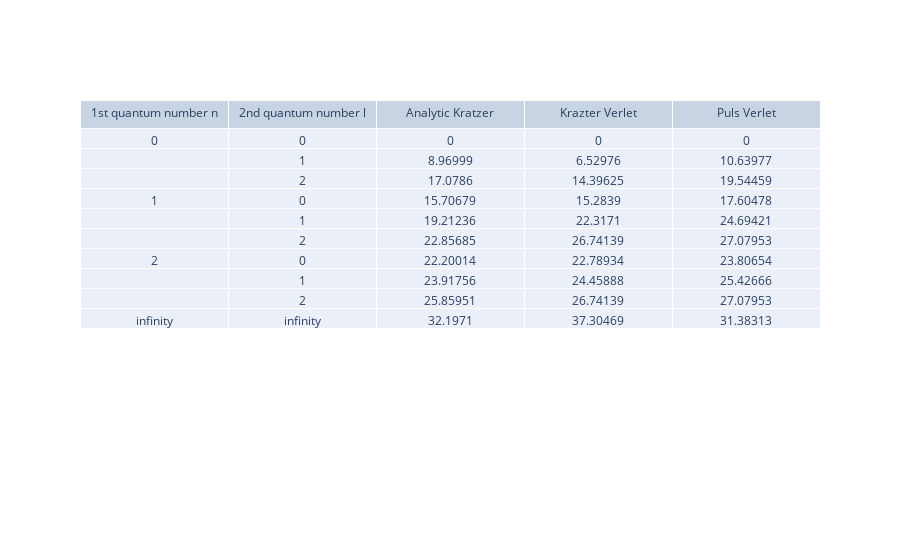

This figure's notebook cell:
### Code cell
# plot the table
import plotly.graph_objects as go
import numpy as np


fig = go.Figure(data=[go.Table(header=dict(values=['1st quantum number n', '2nd quantum number l', 'Analytic Kratzer (meV)', 'Krazter Computational (meV)', 'Puls Computational (meV)']),
                 cells=dict(values=[['0', '', '', '1', '', '', '2', '', '','infinity'],
                                    ['0', '1' ,'2' , '0','1' ,'2' , '0','1' ,'2','infinity'],
                                    [Analytic[0], Analytic[1], Analytic[2], Analytic[3], Analytic[4], Analytic[5], Analytic[6], Analytic[7],
                                     Analytic[8], Analytic[9]],
                                    [Kratzer[0], Kratzer[1], Kratzer[2], Kratzer[3], Kratzer[4], Kratzer[5], Kratzer[6], Kratzer[7],
                                     Kratzer[8], Kratzer[9]],
                                    [PulsK[0], PulsK[1], PulsK[2], PulsK[3], PulsK[4], PulsK[5], PulsK[6], PulsK[7],
                                     PulsK[8], PulsK[9]] 
                                   ]))])
fig.show()

### Figure 1 — Plotly figure (JSON) as saved in the notebook; plotly's stock layout.template omitted (floating-point values rounded to 4 significant figures)
{"data": [{"cells": {"values": [["0", "", "", "1", "", "", "2", "", "", "infinity"], ["0", "1", "2", "0", "1", "2", "0", "1", "2", "infinity"], [0, 8.97, 17.08, 15.71, 19.21, 22.86, 22.2, 23.92, 25.86, 32.2], [0, 6.53, 14.4, 15.28, 22.32, 26.74, 22.79, 24.46, 26.74, 37.3], [0, 10.64, 19.54, 17.6, 24.69, 27.08, 23.81, 25.43, 27.08, 31.38]]}, "header": {"values": ["1st quantum number n", "2nd quantum number l", "Analytic Kratzer", "Krazter Verlet", "Puls Verlet"]}, "type": "table"}], "layout": {}}
